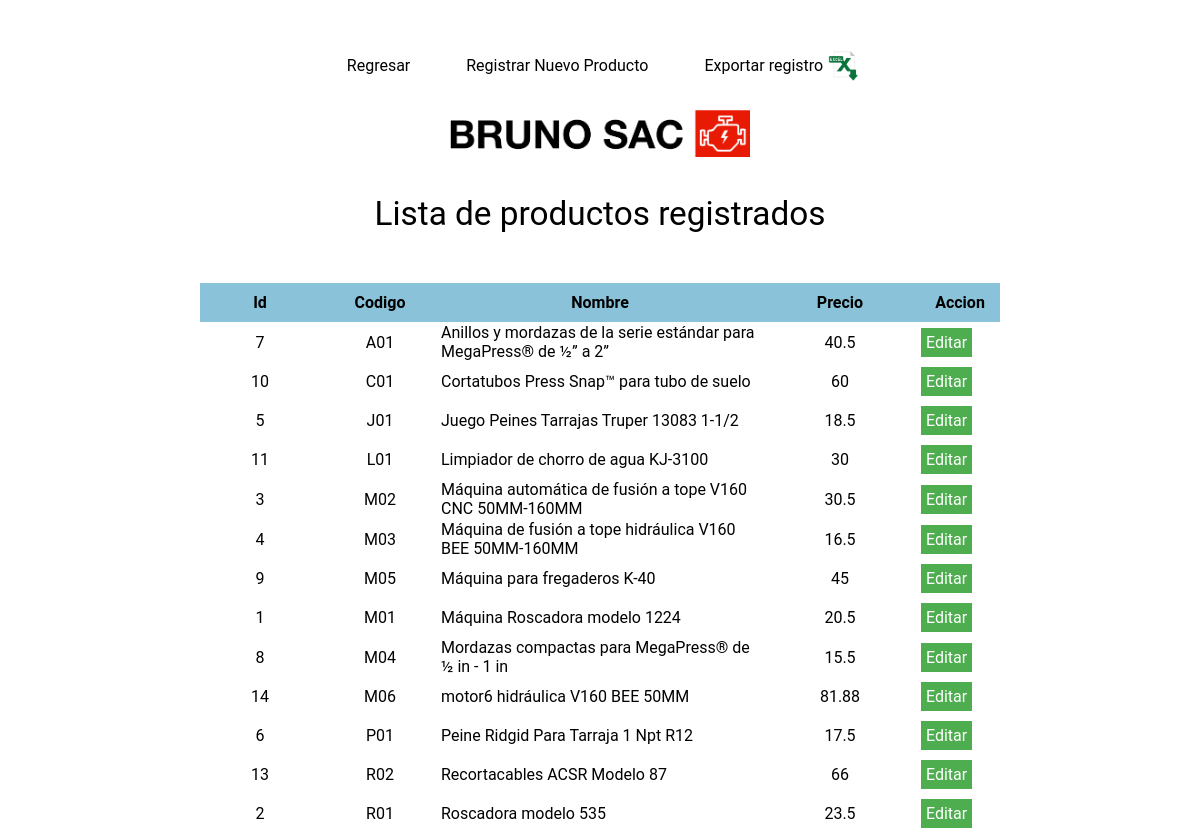
Screenshot of /registrarProducto/listaProductoRegistrado.php with the database file from the repository.
### tables this page shows
CREATE TABLE `registrpproducto` (
  `idRegPro` int(11) NOT NULL,
  `codigo` varchar(200) NOT NULL,
  `nombre` varchar(200) NOT NULL,
  `precio` float NOT NULL
);

### registrarProducto/listaProductoRegistrado.php (the view, shortened to what this page needs)
<!DOCTYPE html>
<html lang="es">
<head>
    <link rel="stylesheet" href="../css/style.css">
</head>
<body>
    <?php
    include('../conexion/db.php');
    $sql = "select * from registrpProducto ORDER BY registrpproducto.nombre ASC";
    $result = mysqli_query($conexion, $sql);
    ?>
    <div class="listaProductoRegistrado">
        <nav class="menu">
            <ul>
                <li> <a href="../entraProducto/listaProductos.php">Regresar</a></li>
                <li> <a href="addRegProducto.php">Registrar Nuevo Producto</a></li>
                <li><a href="excel.php">Exportar registro<img class="iconos" src="../img/xls.png"></a></li>
            </ul>
        </nav>
        <div class="logo"><img src="../img/logo.png"></div>
        <p class="titulo">Lista de productos registrados</p>
        <table>
            <thead>
                <tr>
                    <th>id</th>
                    <th>Codigo</th>
                    <th>Nombre</th>
                    <th>Precio</th>
                    <th>Accion</th>
                </tr>
            </thead>
            <tbody>
                <?php while ($mostrar = mysqli_fetch_array($result)) {
                ?>
                    <tr>
                        <td><?php echo $mostrar['idRegPro'] ?></td>
                        <td><?php echo $mostrar['codigo'] ?></td>
                        <td><?php echo $mostrar['nombre'] ?></td>
                        <td><?php echo $mostrar['precio'] ?></td>
                        <td>
                            <a class="edit" href="editRegProducto.php?id=<?php echo $mostrar['idRegPro'] ?>">Editar</a>
                        </td>
                    </tr>
                <?php
                }
                ?>
            </tbody>
        </table>
    </div>
</body>
</html>

### css/style.css (style rules this page uses)
body, html { position: relative; padding: 0px; border: 0px; margin: 0px; width: 100%; height: 100%; font-family: "Roboto", sans-serif; }
table { border-collapse: collapse; border: none; }
.listaProductoRegistrado p.titulo { text-align: center; font-size: 25pt; margin-bottom: 50px; }
.listaProductoRegistrado { position: relative; width: 800px; margin: 0px auto; }
.listaProductoRegistrado .logo { width: 300px; margin: 0px auto; margin-bottom: 0px; }
.listaProductoRegistrado img { max-width: 100%; }
.listaProductoRegistrado table { width: 100%; padding: 0px; margin-top: 25px; }
.listaProductoRegistrado table thead { background-color: #89c2d9; text-transform: capitalize; }
.listaProductoRegistrado table thead th { text-transform: capitalize; }
.listaProductoRegistrado table thead tr th:nth-child(1), .listaProductoRegistrado table tbody tr td:nth-child(1) { width: 15%; text-align: center; padding: 10px; }
.listaProductoRegistrado table thead tr th:nth-child(2), .listaProductoRegistrado table tbody tr td:nth-child(2) { width: 15%; text-align: center; }
.listaProductoRegistrado table thead tr th:nth-child(3), .listaProductoRegistrado table tbody tr td:nth-child(3) { width: 40%; text-align: center; }
.listaProductoRegistrado table tbody tr td:nth-child(3) { text-align: left; }
.listaProductoRegistrado table thead tr th:nth-child(4), .listaProductoRegistrado table tbody tr td:nth-child(4) { width: 20%; text-align: center; }
.listaProductoRegistrado table thead tr th:nth-child(5), .listaProductoRegistrado table tbody tr td:nth-child(5) { width: 20%; text-align: center; }
.listaProductoRegistrado table tbody tr td:nth-child(5) { text-align: left; }
.listaProductoRegistrado table tbody tr td a { text-decoration: none; display: block; text-align: center; }
.listaProductoRegistrado .edit { text-decoration: none; display: initial; width: 60px; padding: 5px; background-color: #4eae4f; color: #fff; }
.listaProductoRegistrado table { border-collapse: collapse; border: none; }
.entraProducto,.inventarios,.salidaProducto,.listaProductoRegistrado { overflow: auto; }
.menu { width: 100%; height: 50px; margin: 30px auto; text-align: center; }
.menu ul { list-style: none; padding:0px; border: 0px; margin: 0px; }
.menu ul li { display: inline-block; margin: 5px 20px; position: relative; }
.menu ul li a { color: rgb(0, 0, 0); padding:6px 6px 3px 6px; text-decoration: none; display: inline-block; position: relative; }
img.iconos { position: relative; width: 30px; height: 30px; top: 10px; left: 5px; }

### rows the page displays
registrpproducto: idRegPro "7", codigo "A01", nombre "Anillos y mordazas de la serie estándar para MegaPress® de ½” a 2”", precio "40.5"
registrpproducto: idRegPro "10", codigo "C01", nombre "Cortatubos Press Snap™ para tubo de suelo", precio "60"
registrpproducto: idRegPro "5", codigo "J01", nombre "Juego Peines Tarrajas Truper 13083 1-1/2", precio "18.5"
registrpproducto: idRegPro "11", codigo "L01", nombre "Limpiador de chorro de agua KJ-3100", precio "30"
registrpproducto: idRegPro "3", codigo "M02", nombre "Máquina automática de fusión a tope V160 CNC 50MM-160MM", precio "30.5"
registrpproducto: idRegPro "4", codigo "M03", nombre "Máquina de fusión a tope hidráulica V160 BEE 50MM-160MM", precio "16.5"
registrpproducto: idRegPro "9", codigo "M05", nombre "Máquina para fregaderos K-40", precio "45"
registrpproducto: idRegPro "1", codigo "M01", nombre "Máquina Roscadora modelo 1224", precio "20.5"
registrpproducto: idRegPro "8", codigo "M04", nombre "Mordazas compactas para MegaPress® de ½ in - 1 in", precio "15.5"
registrpproducto: idRegPro "14", codigo "M06", nombre "motor6 hidráulica V160 BEE 50MM", precio "81.88"
registrpproducto: idRegPro "6", codigo "P01", nombre "Peine Ridgid Para Tarraja 1 Npt R12", precio "17.5"
registrpproducto: idRegPro "13", codigo "R02", nombre "Recortacables ACSR Modelo 87", precio "66"
registrpproducto: idRegPro "2", codigo "R01", nombre "Roscadora modelo 535", precio "23.5"
